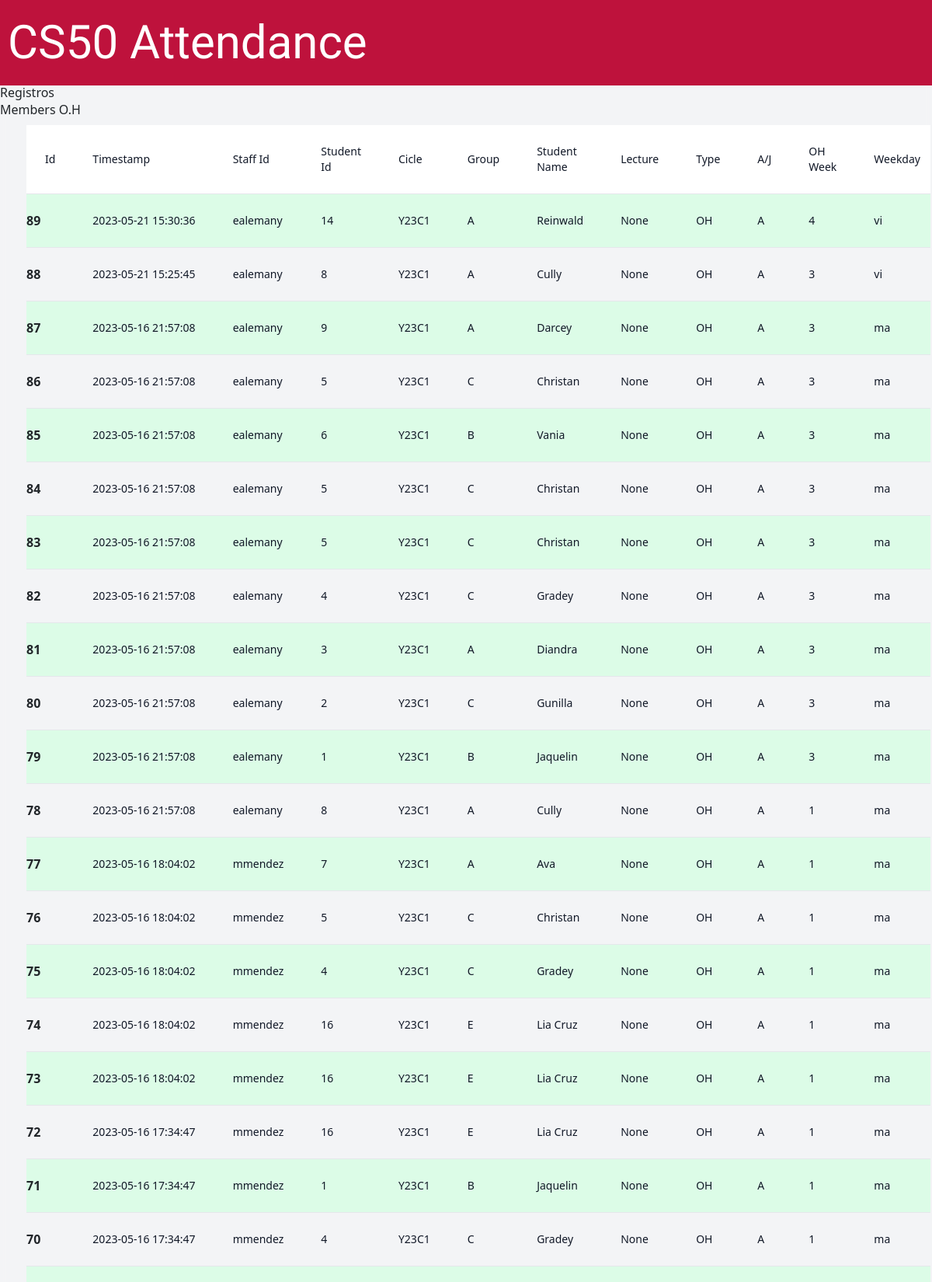
Page /registros (signed in, upper part) on the committed database.
### Models.py (models this page shows)
class Registros(db.Model):
    id = db.Column(db.Integer, primary_key=True, autoincrement=True)
    timestamp = db.Column(db.String(20), default=datetime.now().strftime('%Y-%m-%d %H:%M:%S'))
    staff_id = db.Column(db.Integer, db.ForeignKey('staff.id'))
    student_id = db.Column(db.Integer, db.ForeignKey('estudiantes.id'))
    cicle = db.Column(db.String(5), nullable=False) #? Se repite pero aha
    group = db.Column(db.String(1), nullable=False) #* Buscar la forma de generar el reporte con una sola consulta sql que no implique repetir los campos
    student_name = db.Column(db.String(100), nullable=False)
    lecture = db.Column(db.Integer)
    type = db.Column(db.String(2), nullable=False)
    a_j = db.Column(db.String(1), nullable=False)
    oh_week = db.Column(db.Integer)
    weekday = db.Column(db.String(15))
    hour = db.Column(db.String(6))
    duration = db.Column(db.Integer)
    comment = db.Column(db.String(140))
    staff = db.relationship('Staff', back_populates='registros')
    estudiante = db.relationship('Estudiantes', back_populates='registros')

### app.py (the view)
@app.route('/registros', methods=["GET", "POST"])
@login_required
def allregisters():
    registros = Registros.query.order_by(desc('id')).limit(150).all()
    reporte = text(reporteOhMembers)
    query = db.session.execute(reporte).fetchall()
    for registro in registros:
        print(registro.id)
    print(type(registros))
    return render_template('registros.html', registros=registros, query=query)

### app.py (called while the page is built)
@app.after_request
def after_request(response):
    response.headers["Cache-Control"] = "no-cache, no-store, must-revalidate"
    response.headers["Expires"] = 0
    response.headers["Pragma"] = "no-cache"
    return response

### functions.py (called while the page is built)
def login_required(f):
    @wraps(f)
    def decorated_function(*args, **kwargs):
        if session.get("code") is None:
            return redirect("/iniciar")
        return f(*args, **kwargs)
    return decorated_function

### templates/registros.html (shortened to what this page needs)
{%extends "layout.html"%} {%block title%} Registros {%endblock%} {%block
Tlinks%}
<link
  href="https://cdn.jsdelivr.net/npm/bootstrap@5.1.3/dist/css/bootstrap.min.css"
  rel="stylesheet"
/>
{%endblock%} {%block contenido%}
<div class="asistenciaForm">
  <div class="titulo">
    <h1>Registros</h1>
    <a href="/membersOH" class="texto">Members O.H</a>
  </div>
  <div class="asistenciaForm mb-3">
    <div class="flex flex-col">
      <div class="overflow-x-auto sm:mx-0.5 lg:mx-0.5">
        <div class="py-2 inline-block min-w-full sm:px-6 lg:px-8">
          <div class="overflow-hidden">
            <table class="tabla min-w-full overflow-auto">
              <thead class="bg-white border-b">
                <tr>
                  <th scope="col" class="text-sm font-medium text-gray-900 px-6 py-4 text-left">Id</th>
                  <th scope="col" class="text-sm font-medium text-gray-900 px-6 py-4 text-left">Timestamp</th>
                  <th scope="col" class="text-sm font-medium text-gray-900 px-6 py-4 text-left">Staff Id</th>
                  <th scope="col" class="text-sm font-medium text-gray-900 px-6 py-4 text-left">Student Id</th>
                  <th scope="col" class="text-sm font-medium text-gray-900 px-6 py-4 text-left">Cicle</th>
                  <th scope="col" class="text-sm font-medium text-gray-900 px-6 py-4 text-left">Group</th>
                  <th scope="col" class="text-sm font-medium text-gray-900 px-6 py-4 text-left">Student Name</th>
                  <th scope="col" class="text-sm font-medium text-gray-900 px-6 py-4 text-left">Lecture</th>
                  <th scope="col" class="text-sm font-medium text-gray-900 px-6 py-4 text-left">Type</th>
                  <th scope="col" class="text-sm font-medium text-gray-900 px-6 py-4 text-left">A/J</th>
                  <th scope="col" class="text-sm font-medium text-gray-900 px-6 py-4 text-left">OH Week</th>
                  <th scope="col" class="text-sm font-medium text-gray-900 px-6 py-4 text-left">Weekday</th>
                </tr>
              </thead>
              <tbody>
                {% set row_color = true %}
                {%for registro in registros%}
                <tr class="{% if loop.index is divisibleby(2) %}bg-gray-100{% else %}bg-green-100{% endif %} border-b">
                  <th scope="row" class="texto">{{registro.id}}</th>
                  <td class="px-6 py-4 whitespace-nowrap text-sm font-medium text-gray-900">{{registro.timestamp}}</td>
                  <td class="px-6 py-4 whitespace-nowrap text-sm font-medium text-gray-900">{{registro.staff_id}}</td>
                  <td class="px-6 py-4 whitespace-nowrap text-sm font-medium text-gray-900">{{registro.student_id}}</td>
                  <td class="px-6 py-4 whitespace-nowrap text-sm font-medium text-gray-900">{{registro.cicle}}</td>
                  <td class="px-6 py-4 whitespace-nowrap text-sm font-medium text-gray-900">{{registro.group}}</td>
                  <td class="px-6 py-4 whitespace-nowrap text-sm font-medium text-gray-900">{{registro.student_name}}</td>
                  <td class="px-6 py-4 whitespace-nowrap text-sm font-medium text-gray-900">{{registro.lecture}}</td>
                  <td class="px-6 py-4 whitespace-nowrap text-sm font-medium text-gray-900">{{registro.type}}</td>
                  <td class="px-6 py-4 whitespace-nowrap text-sm font-medium text-gray-900">{{registro.a_j}}</td>
                  <td class="px-6 py-4 whitespace-nowrap text-sm font-medium text-gray-900">{{registro.oh_week}}</td>
                  <td class="px-6 py-4 whitespace-nowrap text-sm font-medium text-gray-900">{{registro.weekday}}</td>
                </tr>
                {% set row_color = not row_color %}
                {%endfor%}
              </tbody>
            </table>
          </div>
        </div>
      </div>
    </div>
  </div>
  <br />
                {% set row_color = true %}
</div>
{%endblock%}

### static/layout.css (style rules this page uses)
a:link, a:visited, a:active { text-decoration: none; }
.asistenciaForm { display: flex; justify-content: center; display: flex; flex-direction: column; max-width: 100%; overflow-x: auto; }

### rows in the picture
Registros: id "89", timestamp "2023-05-21 15:30:36", staff_id "ealemany", student_id "14", cicle "Y23C1", group "A", student_name "Reinwald", lecture "None", type "OH", a_j "A", oh_week "4", weekday "vi"
Registros: id "88", timestamp "2023-05-21 15:25:45", staff_id "ealemany", student_id "8", cicle "Y23C1", group "A", student_name "Cully", lecture "None", type "OH", a_j "A", oh_week "3", weekday "vi"
Registros: id "87", timestamp "2023-05-16 21:57:08", staff_id "ealemany", student_id "9", cicle "Y23C1", group "A", student_name "Darcey", lecture "None", type "OH", a_j "A", oh_week "3", weekday "ma"
Registros: id "86", timestamp "2023-05-16 21:57:08", staff_id "ealemany", student_id "5", cicle "Y23C1", group "C", student_name "Christan", lecture "None", type "OH", a_j "A", oh_week "3", weekday "ma"
Registros: id "85", timestamp "2023-05-16 21:57:08", staff_id "ealemany", student_id "6", cicle "Y23C1", group "B", student_name "Vania", lecture "None", type "OH", a_j "A", oh_week "3", weekday "ma"
Registros: id "84", timestamp "2023-05-16 21:57:08", staff_id "ealemany", student_id "5", cicle "Y23C1", group "C", student_name "Christan", lecture "None", type "OH", a_j "A", oh_week "3", weekday "ma"
Registros: id "83", timestamp "2023-05-16 21:57:08", staff_id "ealemany", student_id "5", cicle "Y23C1", group "C", student_name "Christan", lecture "None", type "OH", a_j "A", oh_week "3", weekday "ma"
Registros: id "82", timestamp "2023-05-16 21:57:08", staff_id "ealemany", student_id "4", cicle "Y23C1", group "C", student_name "Gradey", lecture "None", type "OH", a_j "A", oh_week "3", weekday "ma"
Registros: id "81", timestamp "2023-05-16 21:57:08", staff_id "ealemany", student_id "3", cicle "Y23C1", group "A", student_name "Diandra", lecture "None", type "OH", a_j "A", oh_week "3", weekday "ma"
Registros: id "80", timestamp "2023-05-16 21:57:08", staff_id "ealemany", student_id "2", cicle "Y23C1", group "C", student_name "Gunilla", lecture "None", type "OH", a_j "A", oh_week "3", weekday "ma"
Registros: id "79", timestamp "2023-05-16 21:57:08", staff_id "ealemany", student_id "1", cicle "Y23C1", group "B", student_name "Jaquelin", lecture "None", type "OH", a_j "A", oh_week "3", weekday "ma"
Registros: id "78", timestamp "2023-05-16 21:57:08", staff_id "ealemany", student_id "8", cicle "Y23C1", group "A", student_name "Cully", lecture "None", type "OH", a_j "A", oh_week "1", weekday "ma"
Registros: id "77", timestamp "2023-05-16 18:04:02", staff_id "mmendez", student_id "7", cicle "Y23C1", group "A", student_name "Ava", lecture "None", type "OH", a_j "A", oh_week "1", weekday "ma"
Registros: id "76", timestamp "2023-05-16 18:04:02", staff_id "mmendez", student_id "5", cicle "Y23C1", group "C", student_name "Christan", lecture "None", type "OH", a_j "A", oh_week "1", weekday "ma"
Registros: id "75", timestamp "2023-05-16 18:04:02", staff_id "mmendez", student_id "4", cicle "Y23C1", group "C", student_name "Gradey", lecture "None", type "OH", a_j "A", oh_week "1", weekday "ma"
Registros: id "74", timestamp "2023-05-16 18:04:02", staff_id "mmendez", student_id "16", cicle "Y23C1", group "E", student_name "Lia Cruz", lecture "None", type "OH", a_j "A", oh_week "1", weekday "ma"
Registros: id "73", timestamp "2023-05-16 18:04:02", staff_id "mmendez", student_id "16", cicle "Y23C1", group "E", student_name "Lia Cruz", lecture "None", type "OH", a_j "A", oh_week "1", weekday "ma"
Registros: id "72", timestamp "2023-05-16 17:34:47", staff_id "mmendez", student_id "16", cicle "Y23C1", group "E", student_name "Lia Cruz", lecture "None", type "OH", a_j "A", oh_week "1", weekday "ma"
Registros: id "71", timestamp "2023-05-16 17:34:47", staff_id "mmendez", student_id "1", cicle "Y23C1", group "B", student_name "Jaquelin", lecture "None", type "OH", a_j "A", oh_week "1", weekday "ma"
Registros: id "70", timestamp "2023-05-16 17:34:47", staff_id "mmendez", student_id "4", cicle "Y23C1", group "C", student_name "Gradey", lecture "None", type "OH", a_j "A", oh_week "1", weekday "ma"
